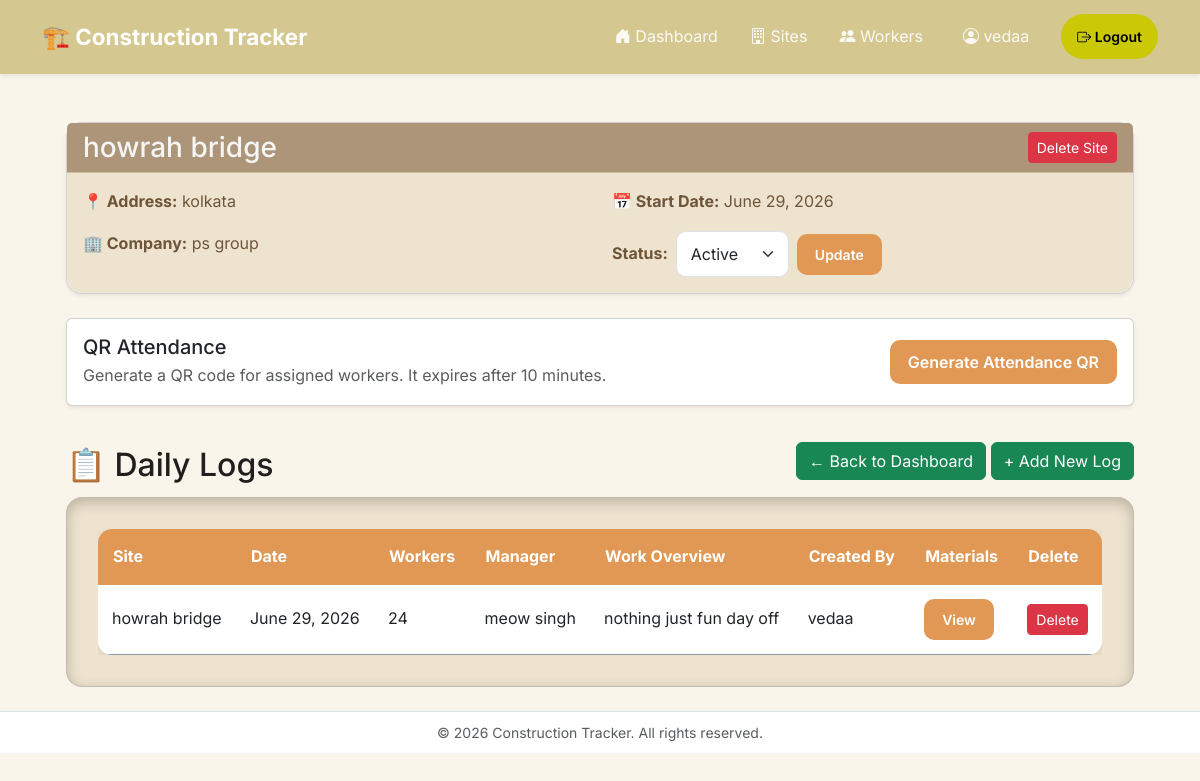
Page /sites/1/ (signed in) on the earlier database version.
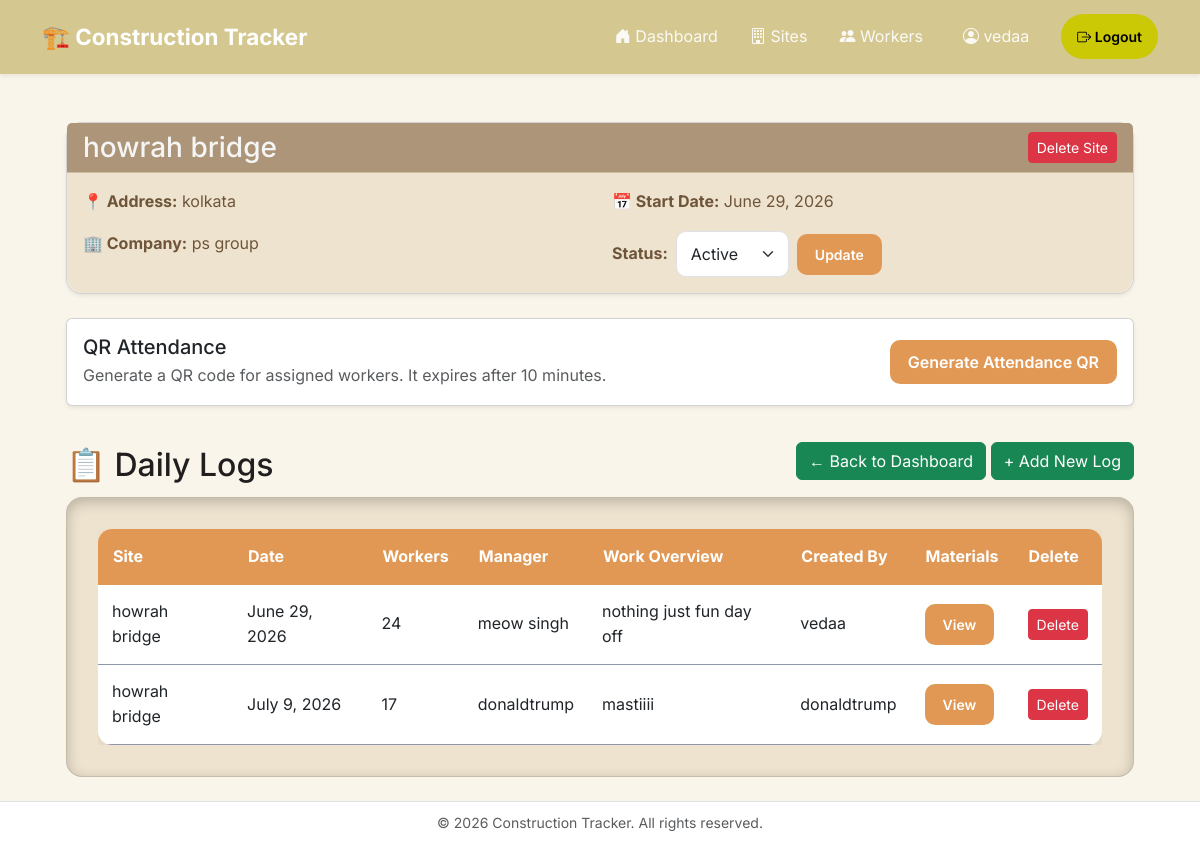
Same page on the later database version.
### logs/models.py (models this page shows, shortened)
class DailyLog(models.Model):
    site_worked_on=models.ForeignKey(Site, on_delete=models.CASCADE)
    date_today=models.DateField()
    worker_count=models.PositiveIntegerField()
    site_manager=models.CharField(max_length=200)
    work_overview=models.TextField()
    created_by=models.ForeignKey(User, on_delete=models.CASCADE)
    class Meta:
        verbose_name_plural="Daily Log"

class Site(models.Model):
    STATUS_CHOICES=[
        ('active','Active'),
        ('on hold', 'On Hold'),
        ('completed', 'Completed'),
    ]
    status=models.CharField(max_length=20, choices=STATUS_CHOICES, default='active')
    name=models.CharField(max_length=200)
    location=models.CharField(max_length=200)
    start_date=models.DateField()
    company_name=models.CharField(max_length=200)
    created_by=models.ForeignKey(User, on_delete=models.CASCADE)
    created_at=models.DateTimeField(auto_now_add=True)
    workers=models.ManyToManyField(User, related_name='assigned_sites', blank=True)
    def __str__(self):
        return self.name

### logs/views.py (the view)
# urls.py: path("sites/<int:pk>/", views.site_detail, name='site_detail'),
@manager_required
def site_detail(request, pk):
    if request.user.is_superuser:
        site = get_object_or_404(Site, pk=pk)
    else:
        site = get_object_or_404(
            Site,
            pk=pk,
            created_by=request.user
        )
    if request.method == "POST":
        status = request.POST.get("status")
        if status in ["active", "on hold", "completed"]:
            site.status = status
            site.save()
        return redirect("site_detail", pk=pk)
    logdetail = DailyLog.objects.filter(site_worked_on=site)
    return render(request, "site_detail.html", {
        "site": site,
        "logdetail": logdetail,
    })

### logs/context_processors.py (called while the page is built)
def user_role(request):
    role = None
    if request.user.is_authenticated and not request.user.is_superuser:
        profile = UserProfile.objects.filter(user=request.user).first()
        if profile:
            role = profile.role
    return {
        "user_role": role
    }

### logs/views.py (called while the page is built)
def manager_required(view_func):
    @wraps(view_func)
    @login_required
    def wrapped(request, *args, **kwargs):
        if request.user.is_superuser:
            return view_func(request, *args, **kwargs)
        profile = UserProfile.objects.filter(user=request.user).first()
        if profile is None or profile.role != "manager":
            raise PermissionDenied
        return view_func(request, *args, **kwargs)
    return wrapped

### logs/templates/site_detail.html (shortened to what the changed rows need)
{% extends 'base.html' %}
{% block content %}
<div class="container-fluid px-4 mt-4">
    <div class="d-flex justify-content-between align-items-center mb-1">
        <h2 class="log-title mt-3">📋 Daily Logs</h2>
    </div>
    <div class="card card-body-custom">
        <div class="card-body">
            <div class="table-responsive">
                <table class="logs-table">
                    <thead class="table-dark">
                        <tr>
                            <th>Site</th>
                            <th>Date</th>
                            <th>Workers</th>
                            <th>Manager</th>
                            <th>Work Overview</th>
                            <th>Created By</th>
                            <th>Materials</th>
                            <th>Delete</th>
                        </tr>
                    </thead>
                    <tbody>
                    {% for log in logdetail %}
                        <tr>
                            <td>{{ log.site_worked_on }}</td>
                            <td>{{ log.date_today }}</td>
                            <td>{{ log.worker_count }}</td>
                            <td>{{ log.site_manager }}</td>
                            <td>{{ log.work_overview }}</td>
                            <td>{{ log.created_by }}</td>
                            <td>
                                <a href="{% url 'materials_log' log.pk %}"
                                   class="btn site-btn btn-sm">
                                    View
                                </a>
                            </td>
                            <td>
                                <form method="POST" action="{% url 'delete_log' log.pk %}">
                                    <button type="submit" class="btn btn-danger btn-sm">
                                        Delete
                                    </button>
                                </form>
                            </td>
                        </tr>
                    {% empty %}
                        <tr>
                            <td colspan="8" class="text-center text-muted">
                                No daily logs available.
                            </td>
                        </tr>
                    {% endfor %}
                    </tbody>
                </table>
            </div>
        </div>
    </div>
</div>
{% endblock %}

Differences in the rows shown:
added DailyLog: site_worked_on "howrah bridge", date_today "July 9, 2026", worker_count "17", site_manager "donaldtrump", work_overview "mastiiii", created_by "donaldtrump"
